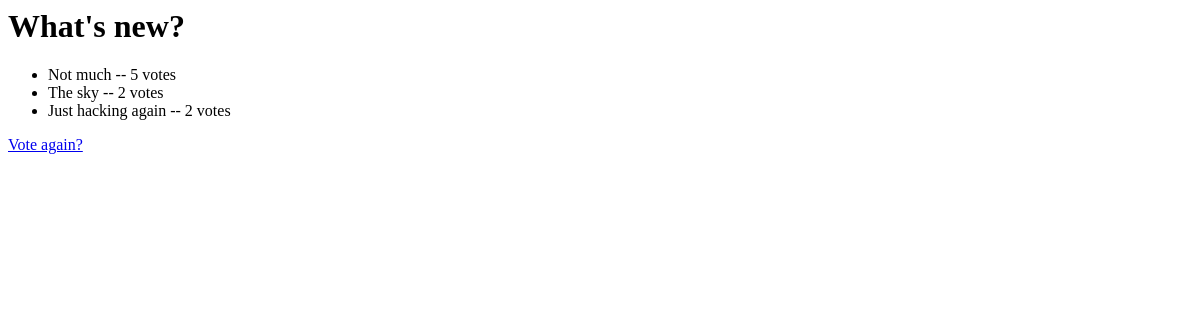
/polls/1/results/, run on an earlier commit of the app's database.
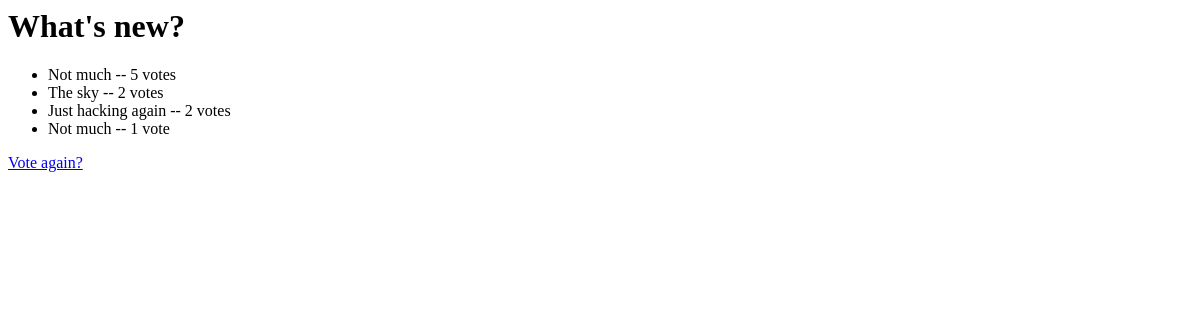
And on a later commit of the database.
### polls/models.py (models this page shows, shortened)
class Question(models.Model):       #Subclass of django.db.models.Model class
    question_text=models.CharField(max_length=200)
    pub_date=models.DateTimeField('date published')

class Choice(models.Model):         #Subclass of django.db.models.Model class
    question=models.ForeignKey(Question, on_delete=models.CASCADE)
    choice_text=models.CharField(max_length=200)
    votes=models.IntegerField(default=0)

### polls/views.py (the view)
# urls.py: path('<int:pk>/results/', views.ResultsView.as_view(), name='results'),
class ResultsView(generic.DetailView):
    model = Question
    template_name = 'polls/results.html'
    def get_queryset(self):
        return Question.objects.filter(pub_date__lte = timezone.localtime())

### polls/templates/polls/results.html
<h1>{{ question.question_text }}</h1>
<ul>
{% for choice in question.choice_set.all %}
    <li>{{ choice.choice_text }} -- {{ choice.votes }} vote{{ choice.votes|pluralize }}</li>
{% endfor %}
</ul>
<a href="{% url 'polls:detail' question.id %}">Vote again?</a>

What changed in the data, as far as the page shows it:
added Choice: choice_text "Not much", votes "1"
